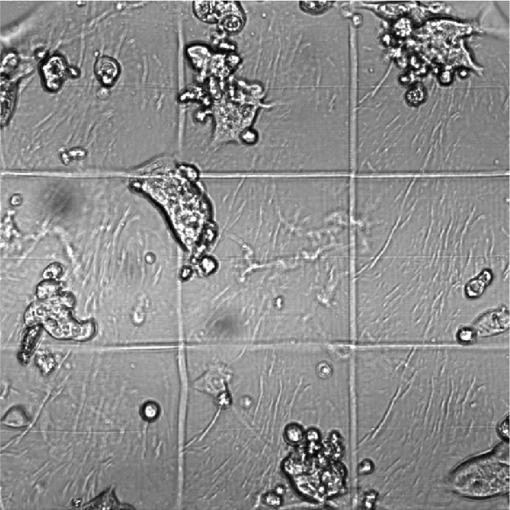
#> input picture cell_analysis_tools/image_processing/scaffold.png, 1019 x 1019 px (shown at 1/2 size)
$ python fft_image_filter.py
#> lines starting #> are read from the running program, lines starting #| are printed output that depends on the picture; after the words box and inside, x2 and y2 are one past the last pixel; in counts of white or black regions, pixels touching at a corner belong together
from time import time

import matplotlib as mpl
import matplotlib.pylab as plt
import numpy as np
from numpy import ones
from numpy.fft import fft2, fftshift, ifft, ifft2, ifftshift
from PIL import Image
from skimage.morphology import disk

mpl.rcParams["figure.dpi"] = 300


def remove_horizontal_vertical_edges(im, disk_size=20, debug=False):
    """ This function removes horizontal or vertical edges in the image. Designed for removing grid patterns in
    PDMS scaffolds during time lapse imaging.

    Parameters
    ----------
    im : ndarray
        intensit image with grid pattern
    disk_size : int
        size of filter used to filter low frequency components of 2d image
    debug : bool, optional
        output intermediate images , by default False

    Returns
    -------
    np.ndarray
        filtered image with grid pattern removed


    .. image:: ./resources/image_processing-remove_horizontal_vertical_edges.png
        :width: 400
        :alt: Image of grid removed through fft filter
    """

    tic = time()

    imsize = min(im.shape)
    im = im[:imsize, :imsize]  # make square
    # % Fourier transform of the image (complex array)
    # fftim = fftshift(fft2(fftshift(im)));
    fftim = fftshift(fft2(fftshift(im)))

    # % create a mask to filter out certain spatial frequencies
    # filter = circ(imsize,20); % pass low freqs near the origin
    selem_disk = disk(disk_size)
    pad_left = (im.shape[0] - selem_disk.shape[0]) // 2
    pad_right = int(np.ceil((im.shape[0] - selem_disk.shape[0]) / 2))

    filt1 = np.pad(
        selem_disk, (pad_left, pad_right), mode="constant", constant_values=0
    )

    ##
    # spokewidth = 5; % width of spokes, bigger catches more angles. Could do a pinwheel or other more sophisticated shapes.
    # filter2 = ones(size(im)); filter2(imsize/2-spokewidth:imsize/2+spokewidth,:)=0;filter2(:,imsize/2-spokewidth:imsize/2+spokewidth)=0;
    # filter = (filter|filter2);

    spokewidth = 5  # ; % width of spokes, bigger catches more angles. Could do a pinwheel or other more sophisticated shapes.
    filt2 = ones(im.shape)
    filt2[imsize // 2 - spokewidth : imsize // 2 + spokewidth, :] = 0
    filt2[:, imsize // 2 - spokewidth : imsize // 2 + spokewidth] = 0
    filt2 = filt2.astype(np.uint8)
    filt = [filt1 | filt2]

    #% apply the filter in Fourier space and FFT back to image space
    # filteredim = abs(fftshift(ifft2(ifftshift(fftim.*filter))));
    filteredim = abs(fftshift(ifft2(ifftshift(fftim * filt))))

    if debug:
        toc = time()
        print(f"elapsed time: {toc-tic}")

        ## display
        fig, ax = plt.subplots(1, 2)
        ax[0].imshow(im, cmap="gray")
        ax[0].set_title("original")
        ax[1].imshow(filteredim.squeeze(), cmap="gray")
        ax[1].set_title("Fourier filtered")

    return filteredim


if __name__ == "__main__":

    im = Image.open(r"scaffold.png".replace("\\", "/"))
#> im is the input picture: PIL image 1019x1019 RGBA; mean R, G, B, A 140.2, 140.2, 140.2, 255
    im = np.asarray(im)

    # plt.imshow(im)
    im = im.sum(axis=2)
#> im: shape (1019, 1019) uint64
    im = im[:, :1018]
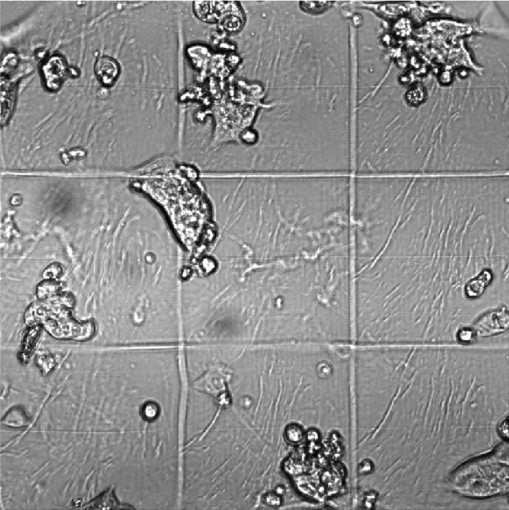
#> im: shape (1019, 1018) uint64 (shown at 1/2 size); min 255, max 1020, mean 675.6; drawn with min black and max white
    print(im.shape)
#| (1019, 1018)
    im_filtered = remove_horizontal_vertical_edges(im, debug=True)
#> in remove_horizontal_vertical_edges, `im = im[:imsize, :imsize]`:
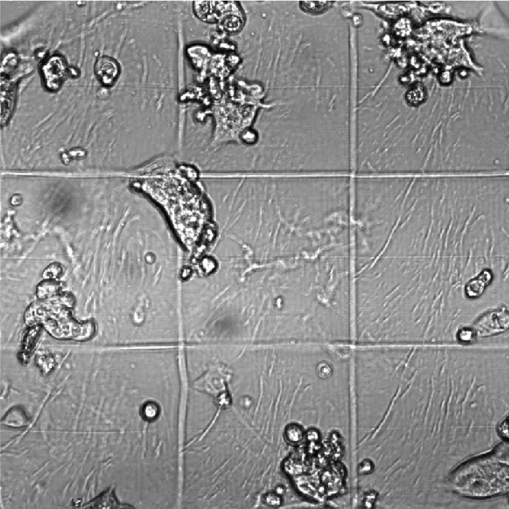
#> im: shape (1018, 1018) uint64 (shown at 1/2 size); min 255, max 1020, mean 675.7; drawn with min black and max white
#> in remove_horizontal_vertical_edges, `filt1 = np.pad( selem_disk, (pad_left, pad_right), mode="constant", co..`:
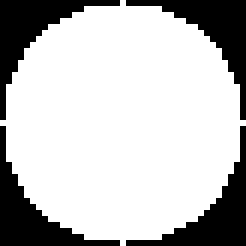
#> selem_disk: shape (41, 41) (shown 6 times larger); values 0 (black) and 1 (white), 74.8% white; 4 black regions, box (x1, y1, x2, y2) and area: (0, 0, 20, 20) 106, (21, 0, 41, 20) 106, (0, 21, 20, 41) 106, (21, 21, 41, 41) 106
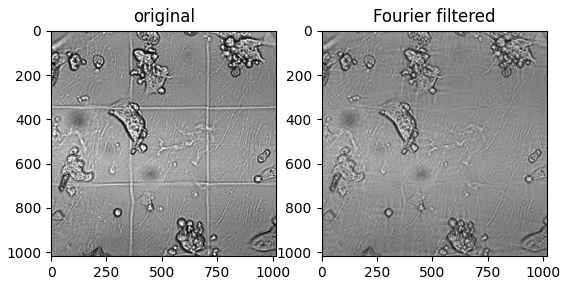
#> figure drawn by matplotlib, 2 panels
